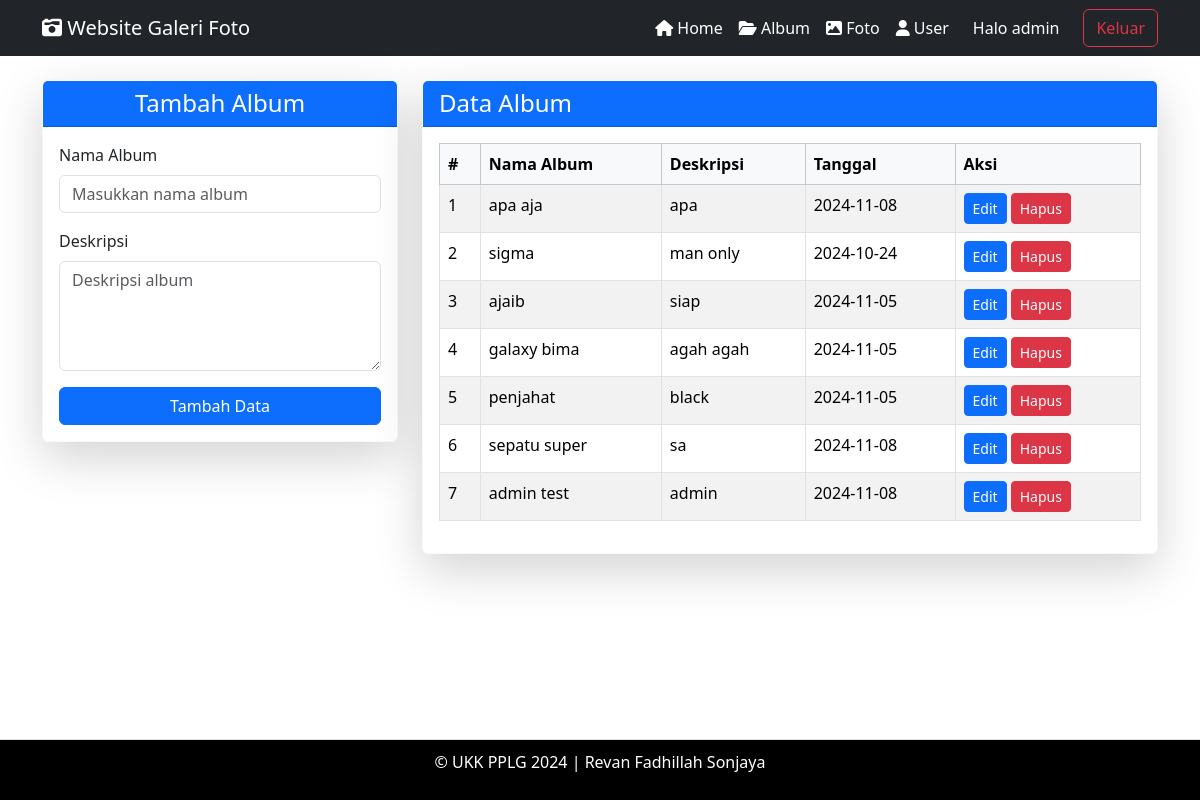
The page /admin/admin_album.php (signed in) on the database its author committed.
### tables this page shows
CREATE TABLE `user` (
  `id_user` int(11) NOT NULL,
  `username` varchar(225) DEFAULT NULL,
  `password` varchar(225) DEFAULT NULL,
  `email` varchar(225) DEFAULT NULL,
  `nama` varchar(255) DEFAULT NULL,
  `alamat` text DEFAULT NULL,
  `role` enum('admin','user') DEFAULT 'user'
);

CREATE TABLE `album` (
  `id_album` int(11) NOT NULL,
  `nama_album` varchar(225) DEFAULT NULL,
  `deskripsi` text DEFAULT NULL,
  `tanggal_buat` date DEFAULT NULL,
  `id_user` int(11) DEFAULT NULL
);

### admin/admin_album.php (the view, shortened to what this page needs)
<?php
$id_user = $_SESSION['id_user'];
include '../config/koneksi.php';
$query_user = mysqli_query($koneksi, "SELECT nama FROM user WHERE id_user = '$id_user'");
$user_data = mysqli_fetch_array($query_user);
$user_name = $user_data['nama'];
?>
<!DOCTYPE html>
<html lang="en">
<head>
  <link rel="stylesheet" type="text/css" href="../assets/css/bootstrap.min.css">
  <link rel="stylesheet" href="https://cdnjs.cloudflare.com/ajax/libs/font-awesome/6.5.1/css/all.min.css" />
</head>
<body>
  <nav class="navbar navbar-expand-lg navbar-light bg-dark">
    <div class="container">
      <a class="navbar-brand text-white" href="admin_index.php"><i class="fa fa-camera-retro"></i> Website Galeri Foto</a>
      <div class="collapse navbar-collapse" id="navbarNav">
        <ul class="navbar-nav ms-auto">
          <li class="nav-item">
            <a class="nav-link text-white" href="admin_home.php"><i class="fa fa-home"></i> Home</a>
          </li>
          <li class="nav-item">
            <a class="nav-link text-white" href="admin_album.php"><i class="fa fa-folder-open"></i> Album</a>
          </li>
          <li class="nav-item">
            <a class="nav-link text-white" href="admin_foto.php"><i class="fa fa-image"></i> Foto</a>
          </li>
          <li class="nav-item">
            <a class="nav-link text-white" href="admin_pengguna.php"><i class="fa fa-user"></i> User</a>
          </li>
        </ul>
        <span class="navbar-text text-white ms-3">
          Halo <?php echo $user_name; ?>
        </span>
        <a href="../config/aksi_logout.php" class="btn btn-outline-danger ml-2 ms-4">Keluar</a>
      </div>
    </div>
  </nav>
  <div class="container">
    <div class="row">
      <div class="col-md-4">
        <div class="card mt-4 shadow-lg border-light">
          <div class="card-header text-center bg-primary text-white">
            <h4 class="m-0">Tambah Album</h4>
          </div>
          <div class="card-body">
            <form action="../config/aksi_admin_album.php" method="POST">
              <div class="mb-3">
                <label for="nama_album" class="form-label">Nama Album</label>
                <input type="text" name="nama_album" id="nama_album" class="form-control" placeholder="Masukkan nama album" required>
              </div>
              <div class="mb-3">
                <label for="deskripsi" class="form-label">Deskripsi</label>
                <textarea class="form-control" name="deskripsi" id="deskripsi" rows="4" placeholder="Deskripsi album" required></textarea>
              </div>
              <div class="d-grid gap-2">
                <button type="submit" class="btn btn-primary" name="tambah">Tambah Data</button>
              </div>
            </form>
          </div>
        </div>
      </div>
      <div class="col-md-8">
        <div class="card mt-4 shadow-lg border-light">
          <div class="card-header bg-primary text-white">
            <h4 class="m-0">Data Album</h4>
          </div>
          <div class="card-body">
            <table class="table table-bordered table-striped table-hover">
              <thead class="table-light">
                <tr>
                  <th>#</th>
                  <th>Nama Album</th>
                  <th>Deskripsi</th>
                  <th>Tanggal</th>
                  <th>Aksi</th>
                </tr>
              </thead>
              <tbody>
                <?php
                $no = 1;
                $sql = mysqli_query($koneksi, "SELECT * FROM album");
                while ($data = mysqli_fetch_array($sql)) {
                ?>
                  <tr>
                    <td><?php echo $no++ ?></td>
                    <td><?php echo $data['nama_album'] ?></td>
                    <td><?php echo $data['deskripsi'] ?></td>
                    <td><?php echo $data['tanggal_buat'] ?></td>
                    <td>
                      <button type="button" class="btn btn-sm btn-primary" data-bs-toggle="modal" data-bs-target="#edit<?php echo $data['id_album'] ?>">Edit</button>
                      <button type="button" class="btn btn-sm btn-danger" data-bs-toggle="modal" data-bs-target="#hapus<?php echo $data['id_album'] ?>">Hapus</button>
                    </td>
                  </tr>
                <?php } ?>
              </tbody>
            </table>
          </div>
        </div>
      </div>
    </div>
  </div>
  <footer class="d-flex justify-content-center border-top mt-3" style="background-color: #000000; color: #ffffff; position: fixed; bottom: 0; width: 100%; padding: 10px 0;">
    <p>&copy; UKK PPLG 2024 | Revan Fadhillah Sonjaya</p>
  </footer>
</body>
</html>

### rows shown on the page
user: nama "admin"
album: nama_album "apa aja", deskripsi "apa", tanggal_buat "2024-11-08"
album: nama_album "sigma", deskripsi "man only", tanggal_buat "2024-10-24"
album: nama_album "ajaib", deskripsi "siap", tanggal_buat "2024-11-05"
album: nama_album "galaxy bima", deskripsi "agah agah", tanggal_buat "2024-11-05"
album: nama_album "penjahat", deskripsi "black", tanggal_buat "2024-11-05"
album: nama_album "sepatu super", deskripsi "sa", tanggal_buat "2024-11-08"
album: nama_album "admin test", deskripsi "admin", tanggal_buat "2024-11-08"
